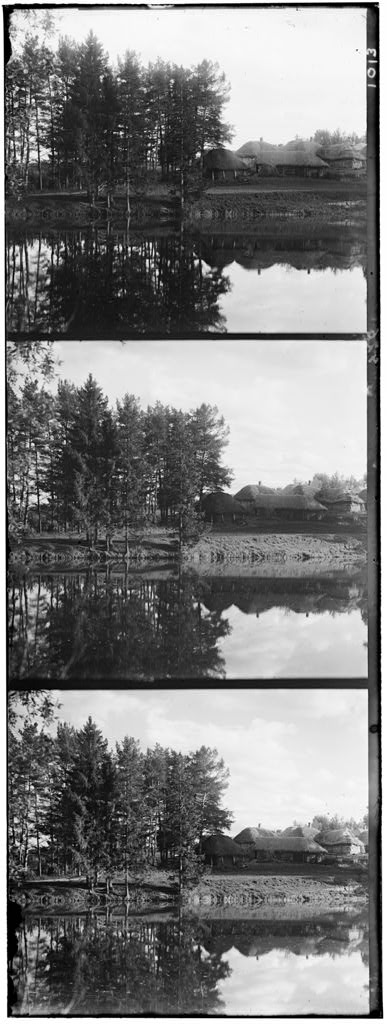
#> input picture 161180067_CENG471_Assignment1/161180067_CENG471_Assignment1/images/00163v.jpg, 387 x 1024 px, found by its file name
$ jupyter execute 161180067_CENG471_Assignment1.ipynb
#> lines starting #> are read from the running program, lines starting #| are printed output that depends on the picture
# CENG 471 Introduction to Image Processing
## Assignment #1

# Import  libraries

[cell 1]
import numpy as np
import skimage as sk
import skimage.io as skio
from matplotlib import pyplot as plt
import cv2

# Functions to use

[cell 2]
#For a better matching score, I cropped image borders
def crop(image, perc=0.1):

    height, width = image.shape
    a, b = perc, 1-perc
    new_image = image[int(a * height):int(b * height), int(a * width):int(b * width)]
    return new_image

#Normalized Cross-Correlation(NCC): image1./||image1|| and  image2./||image2||
def ncc(A, B):

    return np.sum((A/np.linalg.norm(A)) * (B/np.linalg.norm(B)))

#Find displacement vector
def align(img1, img2):

    best_score = -99999999999
    #bound [-15,15] pixels
    for column in range(-15,15):
        for row in range(-15,15):
            #Roll the image vertically
            moved_vertical = np.roll(img2,column,0)
            moved = np.roll(moved_vertical,row,1)
            #Find displacement score using ncc algorithm
            img_displacement_score = ncc(img1, moved)
            if (img_displacement_score > best_score):
                best_score = img_displacement_score
                img_displacement = [column, row]

    return img_displacement

# Load input image

[cell 3]
im = skio.imread(r'images\00163v.jpg')
#> im is the input picture: shape (1024, 387); min 0, max 255, mean 125.1
im = sk.img_as_float(im)

# Compute the height and weight and separate colors

[cell 4]
height = len(im)
#> height = 1024
width = len(im[0])
#> width = 387
height_crop = int(height/3)
#> height_crop = 341

#Images are BGR ,therefore I seperate blue color channel firstly.
b = im[0:height_crop]                # blue
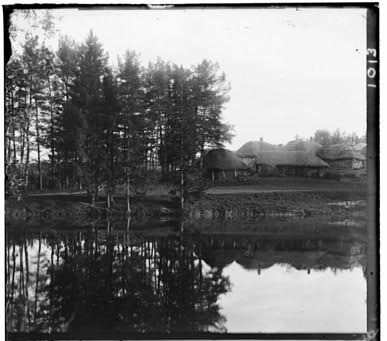
#> b: shape (341, 387) float64; min 0, max 1, mean 0.474
g = im[height_crop:height_crop*2]    # green
r = im[height_crop*2:height-1]       # red
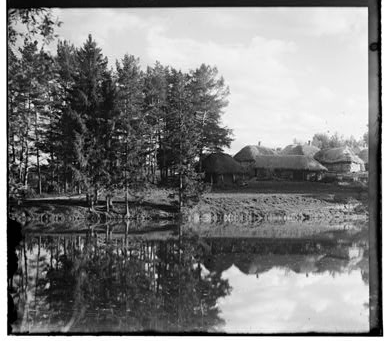
#> r: shape (341, 387) float64; min 0, max 1, mean 0.495

# Cropped border each image and show each image

[cell 5]
cropped_b=crop(b)
cropped_g=crop(g)
cropped_r=crop(r)

#show each image
print("FIRST GRAY IMAGE(BLUE)")
skio.imshow(cropped_b)
skio.show()

print("SECOND GRAY IMAGE(GREEN)")
skio.imshow(cropped_g)
skio.show()

print("THIRD GRAY IMAGE(RED)")
skio.imshow(cropped_r)
skio.show()

# Cropped images color with color channel

[cell 6]
#Zero matrix for each color
zeros_blue = np.zeros(cropped_b.shape[:2], dtype = 'uint8')
zeros_green = np.zeros(cropped_g.shape[:2], dtype = 'uint8')
zeros_red = np.zeros(cropped_r.shape[:2], dtype = 'uint8')

#cropped blue color with color channel
print("FIRST COLOR IMAGE(BLUE)")
im_blue= np.dstack([zeros_red,zeros_green, cropped_b])
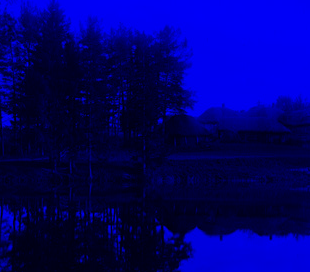
#> im_blue: shape (272, 310, 3) float64; mean of channels 0, 1, 2 0, 0, 0.431; drawn as R, G, B
skio.imshow(im_blue)
skio.show()

#cropped green color with color channel
print("SECOND COLOR IMAGE(GREEN)")
im_green= np.dstack([zeros_red, cropped_g,zeros_blue])
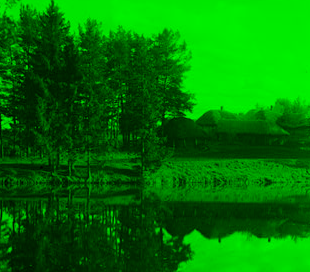
#> im_green: shape (272, 310, 3) float64; mean of channels 0, 1, 2 0, 0.464, 0; drawn as R, G, B
skio.imshow(im_green)
skio.show()

#cropped red color with color channel
print("THIRD COLOR IMAGE(RED)")
im_red= np.dstack([cropped_r, zeros_green,zeros_blue])
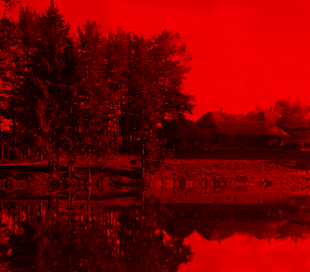
#> im_red: shape (272, 310, 3) float64; mean of channels 0, 1, 2 0.459, 0, 0; drawn as R, G, B
skio.imshow(im_red)
skio.show()

# Find displacement and align red and green color

[cell 7]
displacement_green = align(cropped_b, cropped_g)
#> after the loop in align, `for column in range(-15,15):`:
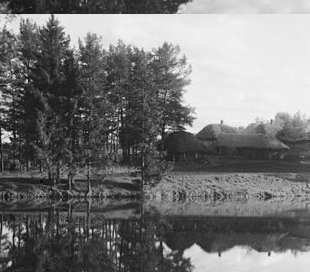
#> moved_vertical: shape (272, 310) float64; min 0, max 1, mean 0.464
#> after the loop in align, `for column in range(-15,15):`: best_score = 0.973; img_displacement = [-2, 1]
#> displacement_green = [-2, 1]
aligned_green = np.roll(np.roll(cropped_g, displacement_green[0], axis = 0), displacement_green[1], axis = 1)

displacement_red = align(b, r)
#> after the loop in align (call 2), `for column in range(-15,15):`:
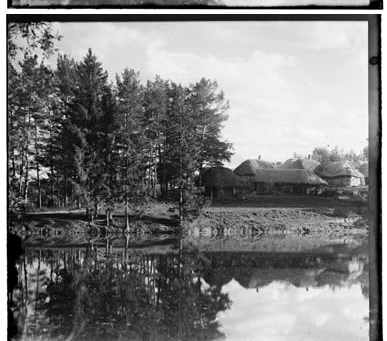
#> moved_vertical: shape (341, 387) float64; min 0, max 1, mean 0.495
#> after the loop in align (call 2), `for column in range(-15,15):`: best_score = 0.946; img_displacement = [3, -2]
#> displacement_red = [3, -2]
aligned_red = np.roll(np.roll(cropped_r, displacement_red[0], axis = 0), displacement_red[1], axis = 1)

print("Displacement Green: ",displacement_green)
#| Displacement Green:  [-2, 1]
print("Displacement Red: ",displacement_red)
#| Displacement Red:  [3, -2]

# Show blue image with aligned red image

[cell 8]
im_br= np.dstack([aligned_red,zeros_green, cropped_b])
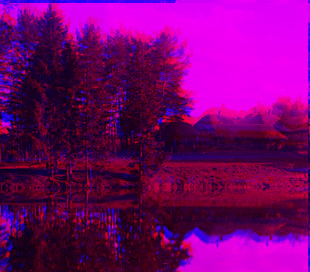
#> im_br: shape (272, 310, 3) float64; mean of channels 0, 1, 2 0.459, 0, 0.431; drawn as R, G, B
skio.imshow(im_br)
skio.show()

# Show blue image with aligned green image

[cell 9]
im_bg= np.dstack([zeros_red,aligned_green, cropped_b])
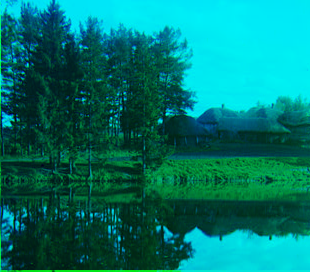
#> im_bg: shape (272, 310, 3) float64; mean of channels 0, 1, 2 0, 0.464, 0.431; drawn as R, G, B
skio.imshow(im_bg)
skio.show()

# Create a color image

[cell 10]
im_out = np.dstack([aligned_red, aligned_green, cropped_b])
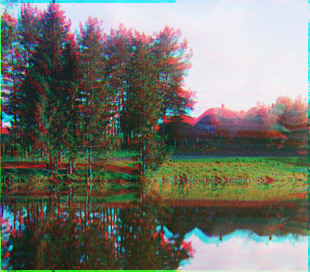
#> im_out: shape (272, 310, 3) float64; mean of channels 0, 1, 2 0.459, 0.464, 0.431; drawn as R, G, B
skio.imshow(im_out)
skio.show()

$ run again, with 161180067_CENG471_Assignment1/161180067_CENG471_Assignment1/images/00088v.jpg copied over 161180067_CENG471_Assignment1/161180067_CENG471_Assignment1/images/00163v.jpg
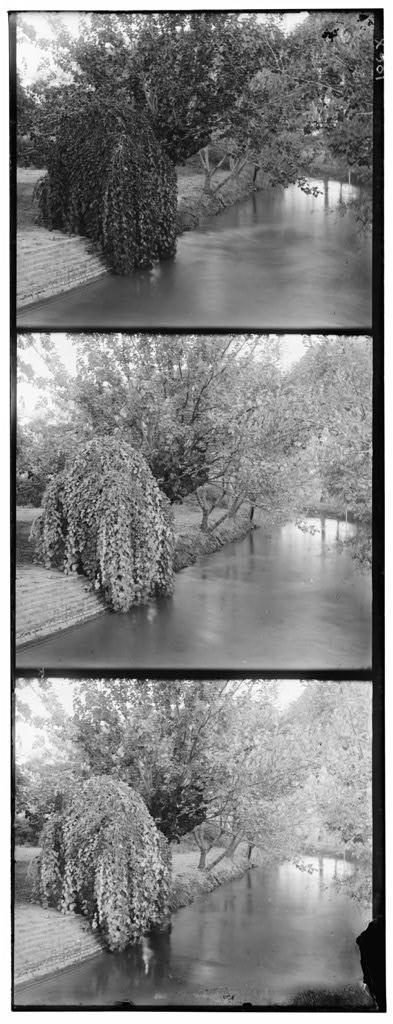
#> input picture 161180067_CENG471_Assignment1/161180067_CENG471_Assignment1/images/00088v.jpg, 393 x 1024 px, found by its file name
#> im is the input picture: shape (1024, 393); min 0, max 255, mean 130.8
#> `height = len(im)`: height = 1024
#> `width = len(im[0])`: width = 393
#> height_crop = 341
#> after the loop in align, `for column in range(-15,15):`: best_score = 0.946; img_displacement = [3, 3]
#> after the loop in align (call 2), `for column in range(-15,15):`:
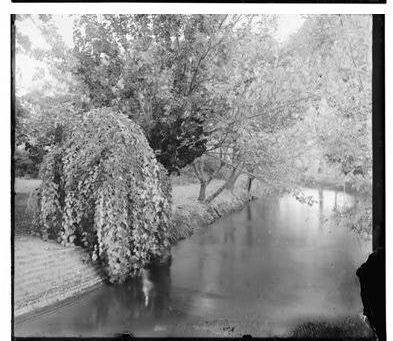
#> moved_vertical: shape (341, 393) float64; min 0, max 1, mean 0.569
#> after the loop in align (call 2), `for column in range(-15,15):`: best_score = 0.915; img_displacement = [5, -1]
#| Displacement Green:  [3, 3]
#| Displacement Red:  [5, -1]
#> `im_out = np.dstack([aligned_red, aligned_green, cropped_b])`:
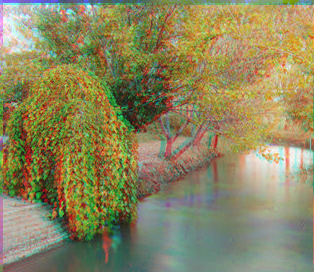
#> im_out: shape (272, 314, 3) float64; mean of channels 0, 1, 2 0.549, 0.528, 0.372; drawn as R, G, B

$ run again, with 161180067_CENG471_Assignment1/161180067_CENG471_Assignment1/images/00106v.jpg copied over 161180067_CENG471_Assignment1/161180067_CENG471_Assignment1/images/00163v.jpg
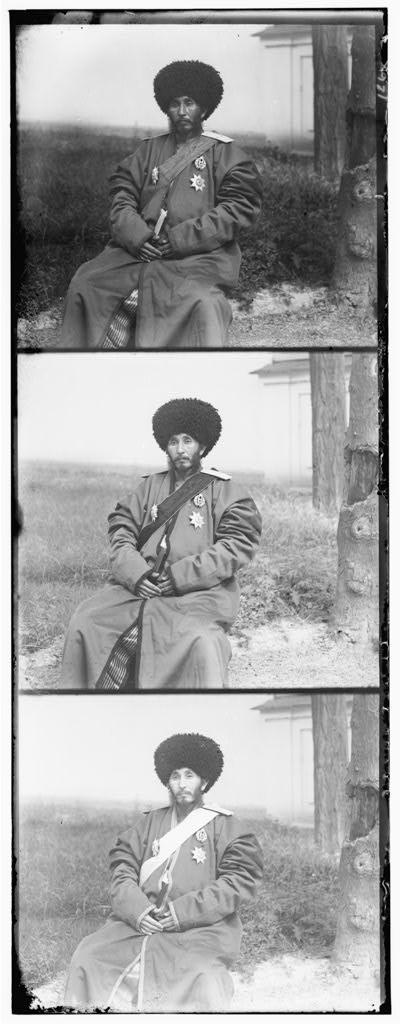
#> input picture 161180067_CENG471_Assignment1/161180067_CENG471_Assignment1/images/00106v.jpg, 401 x 1024 px, found by its file name
#> im is the input picture: shape (1024, 401); min 0, max 255, mean 162.5
#> `height = len(im)`: height = 1024
#> `width = len(im[0])`: width = 401
#> height_crop = 341
#> after the loop in align, `for column in range(-15,15):`: best_score = 0.944; img_displacement = [4, 1]
#> displacement_red = [9, -1]
#| Displacement Green:  [4, 1]
#| Displacement Red:  [9, -1]
#> `im_out = np.dstack([aligned_red, aligned_green, cropped_b])`:
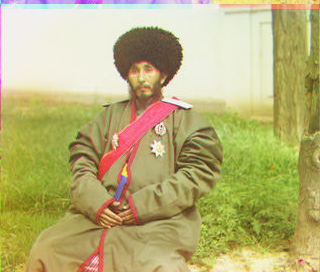
#> im_out: shape (272, 320, 3) float64; mean of channels 0, 1, 2 0.726, 0.695, 0.469; drawn as R, G, B
